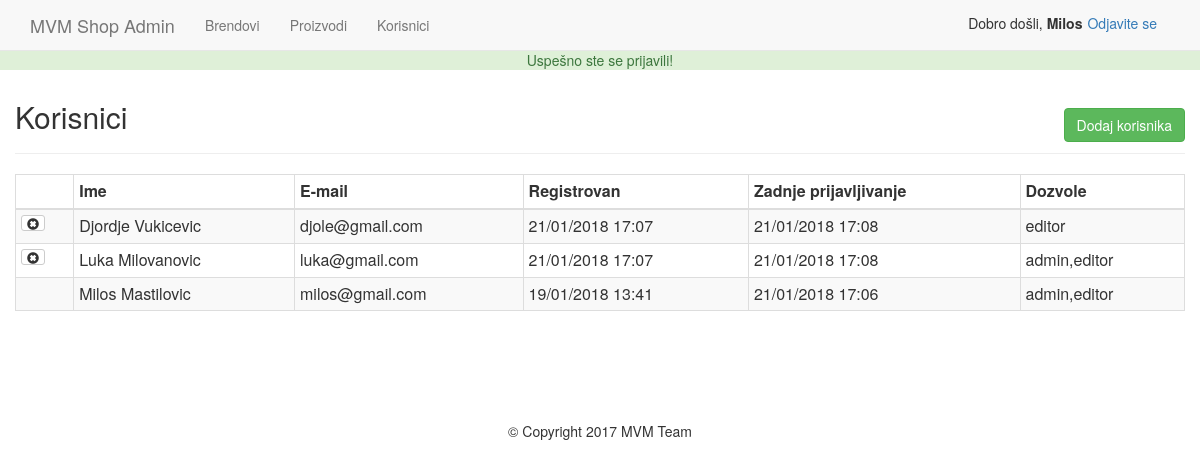
The page /admin/users.php (signed in) on the database its author committed.
### tables this page shows
CREATE TABLE `users` (
  `id` int(11) NOT NULL,
  `full_name` varchar(255) NOT NULL,
  `email` varchar(255) NOT NULL,
  `password` varchar(255) NOT NULL,
  `join_date` datetime NOT NULL DEFAULT CURRENT_TIMESTAMP,
  `last_login` datetime NOT NULL,
  `permissions` varchar(255) NOT NULL
);

### includes/helpers.php (called while the page is built, shortened)
<?php
	function pretty_date($date){
		return date("d/m/Y H:i",strtotime($date));
	}
?>

### admin/users.php (the view, shortened to what this page needs)
<?php
	require_once $_SERVER['DOCUMENT_ROOT'].'/mvmshop/includes/init.php';
	include 'includes/head.php';
	include 'includes/navigation.php';
	if(isset($_GET['add'])){
		$name = ((isset($_POST['name']))?sanitize($_POST['name']):'');
		$email = ((isset($_POST['email']))?sanitize($_POST['email']):'');
		$password = ((isset($_POST['password']))?sanitize($_POST['password']):'');
		$confirm = ((isset($_POST['confirm']))?sanitize($_POST['confirm']):'');
		$permissions = ((isset($_POST['permissions']))?sanitize($_POST['permissions']):'');
		$errors = array();
		if($_POST){
			$emailQuery = $db->query("SELECT * FROM users WHERE email = '$email'");
			$emailCount = mysqli_fetch_assoc($emailQuery);
			if($emailCount != 0){
				$errors[] = 'E-mail već postoji.';
			}
			$required = array('name', 'email', 'password', 'confirm', 'permissions');
			foreach ($required as $f) {
				if(empty($_POST[$f])){
					$errors[] = 'Morate uneti sva polja!';
					break;
				}
			}
			if(strlen($password) < 6){
				$errors[] = 'Šifra mora imati barem 6 karaktera.';
			}
			if($password != $confirm){
				$errors[] = "Šifre se ne poklapaju.";
			}
			if(!filter_var($email,FILTER_VALIDATE_EMAIL)){
				$errors[] = 'E-mail nije validan.';
			}
			if(!empty($errors)){
				echo display_errors($errors);
			}else{
				$hashed = password_hash($password,PASSWORD_DEFAULT);
				$db->query("INSERT INTO users (full_name,email,password,permissions) VALUES ('$name','$email','$hashed','$permissions')");
				$_SESSION['success_flash'] = 'Uspešno ste dodali korisnika!';
				header('Location: users.php');
			}
		}
		?>
		<h2 class="text-center">Dodaj novog korisnika</h2><hr>
		<form action="users.php?add=1" method="post">
			<div class="form-group col-md-6">
				<label for="name">Ime i prezime:</label>
				<input type="text" name="name" id="name" class="form-control" value="<?=$name;?>">
			</div>
			<div class="form-group col-md-6">
				<label for="email">E-mail:</label>
				<input type="text" name="email" id="email" class="form-control" value="<?=$email;?>">
			</div>
			<div class="form-group col-md-6">
				<label for="password">Šifra:</label>
				<input type="password" name="password" id="password" class="form-control" value="<?=$password;?>">
			</div>
			<div class="form-group col-md-6">
				<label for="confirm">Potvrdite šifru:</label>
				<input type="password" name="confirm" id="confirm" class="form-control" value="<?=$confirm;?>">
			</div>
			<div class="form-group col-md-6">
				<label for="confirm">Dozvole:</label>
				<select class="form-control" name="permissions">
					<option value=""<?=(($permissions == '')?' selected':'');?>></option>
					<option value="editor"<?=(($permissions == 'editor')?' selected':'');?>>Editor</option>
					<option value="admin,editor"<?=(($permissions == 'admin,editor')?' selected':'');?>>Admin</option>
				</select>
			</div>
			<div class="form-group col-md-6 text-right mar-top">
				<a href="users.php" class="btn btn-default">Otkaži</a>
				<input type="submit" name="Dodaj korisnika" class="btn btn-primary">
			</div>
		</form>
		<?php
	}else{
	$userQuery = $db->query("SELECT * FROM users ORDER BY full_name");
?>
<h2>Korisnici</h2>
<a href="users.php?add=1" class="btn btn-success pull-right" id="add-product-btn">Dodaj korisnika</a>
<hr>
<table class="table table-bordered table-striped table-condensed">
	<thead><th></th><th>Ime</th><th>E-mail</th><th>Registrovan</th><th>Zadnje prijavljivanje</th><th>Dozvole</th></thead>
	<tbody>
		<?php while($user = mysqli_fetch_assoc($userQuery)): ?>
			<tr>
				<td>
					<?php if($user['id'] != $user_data['id']): ?>
						<a href="users.php?delete=<?=$user['id']?>" class="btn btn-xs btn-default"><span class="glyphicon glyphicon-remove-sign"></span></a>
					<?php endif; ?>
				</td>
				<td><?=$user['full_name'];?></td>
				<td><?=$user['email'];?></td>
				<td><?=pretty_date($user['join_date']);?></td>
				<td><?=(($user['last_login'] == '0000-00-00 00:00:00')?'Nikada':pretty_date($user['last_login']));?></td>
				<td><?=$user['permissions'];?></td>
			</tr>
		<?php endwhile; ?>
	</tbody>
</table>
<?php }include 'includes/footer.php' ?>

### css/style.css (style rules this page uses)
body { padding-top: 50px; }
#add-product-btn { margin-top: -35px; }

### rows shown on the page
users: full_name "Djordje Vukicevic", email "djole@gmail.com", join_date "21/01/2018 17:07", last_login "21/01/2018 17:08", permissions "editor"
users: full_name "Luka Milovanovic", email "luka@gmail.com", join_date "21/01/2018 17:07", last_login "21/01/2018 17:08", permissions "admin,editor"
users: full_name "Milos Mastilovic", email "milos@gmail.com", join_date "19/01/2018 13:41", last_login "21/01/2018 17:06", permissions "admin,editor"

### other values the page prints
$_SESSION['success_flash'] "Uspešno ste se prijavili!"
$user_data['first'] "Milos"
